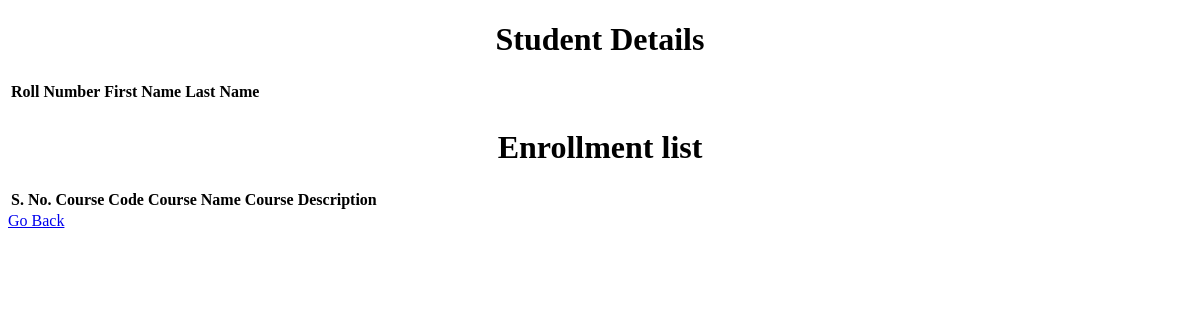
The app's page /student/12, older data.
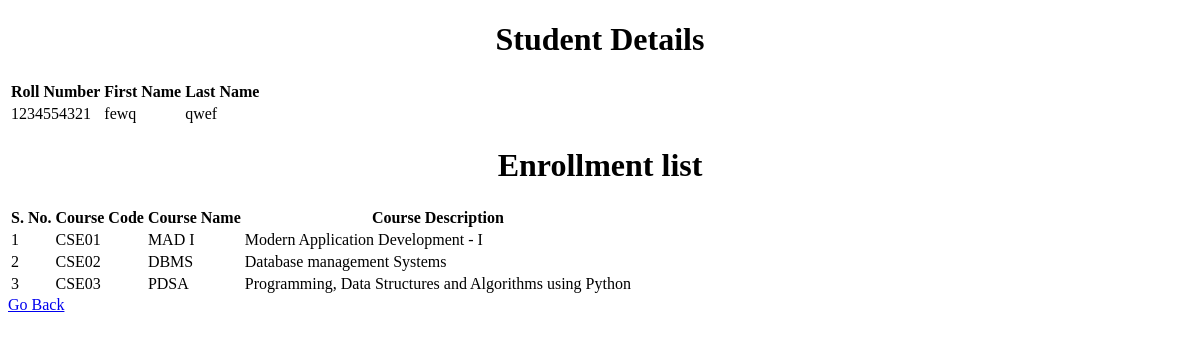
The same page, newer data.
### app.py (models this page shows)
class student(db.Model):
    student_id = db.Column(db.Integer, primary_key=True, autoincrement = True)
    roll_number = db.Column(db.String, unique=True, nullable=False)
    first_name = db.Column(db.String, nullable=False)
    last_name = db.Column(db.String)

class course(db.Model):
    course_id = db.Column(db.Integer, primary_key=True, autoincrement = True)
    course_code = db.Column(db.String, unique=True, nullable=False)
    course_name = db.Column(db.String, nullable=False)
    course_description = db.Column(db.String)

### app.py (the view)
@app.route("/student/<int:student_id>", methods=["GET"])
def viewer(student_id):
    stu = student.query.filter_by(student_id=student_id).first()
    en = enrollments.query.filter_by(estudent_id=student_id)
    enroll = []
    for i in en:
        cour = course.query.filter_by(course_id=i.ecourse_id).first()
        enroll.append({"code":cour.course_code,"name":cour.course_name,"desc":cour.course_description})
    return render_template("view.html",student=stu,enroll=enroll)

### templates/view.html (shortened to what this page needs)
<!DOCTYPE html>
<html lang="en">
<head>
</head>
<body>
    <h1 style="text-align: center;">Student Details</h1>
    <table id = "personal-details">
        <tr>
            <th>Roll Number</th>
            <th>First Name</th>
            <th>Last Name</th>
        </tr>
        <tr>
            <td>{{ student.roll_number }}</td>
            <td>{{ student.first_name }}</td>
            <td>{{ student.last_name }}</td>
        </tr>
    </table>
    <h1 style="text-align: center;">Enrollment list</h1>
    <table id = "enroll-table">
        <tr>
            <th>S. No.</th>
            <th>Course Code</th>
            <th>Course Name</th>
            <th>Course Description</th>
        </tr>
        {% for i in enroll %}
            <tr>
                <td>{{ loop.index }}</td>
                <td>{{ i["code"] }}</td>
                <td>{{ i["name"] }}</td>
                <td>{{ i["desc"] }}</td>
            </tr>
        {% endfor %}
    </table>
    <a href="/" type="button">Go Back</a>
</body>
</html>

Row changes from the older to the newer data that the page shows:
added student: roll_number "1234554321", first_name "fewq", last_name "qwef"
now on this page (row unchanged): course: code "CSE01", name "MAD I", desc "Modern Application Development - I"
now on this page (row unchanged): course: code "CSE02", name "DBMS", desc "Database management Systems"
now on this page (row unchanged): course: code "CSE03", name "PDSA", desc "Programming, Data Structures and Algorithms using Python"
